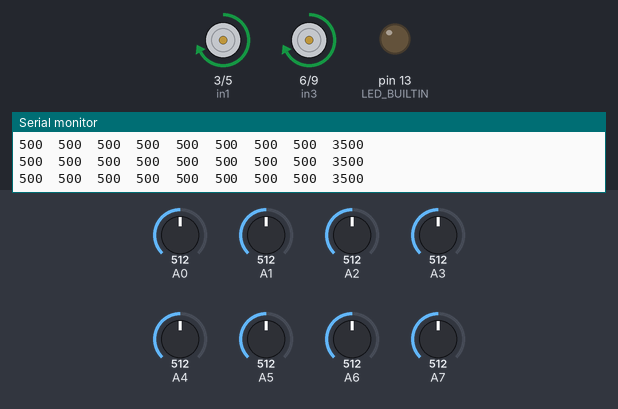
Recording of a sketch running on a simulated Arduino Nano, built with avr-gcc and run on an emulated ATmega328P. On the bench: motor-driver pin pairs drawn as motors (green arrow = first pin HIGH = forward, orange = second pin HIGH = backward, longer = more drive), output pins drawn as LEDs (lit = HIGH), the last lines printed to the serial monitor. The test bench sets the inputs (shaded band); at power-on: A0 = 512, A1 = 512, A4 = 512, A5 = 512, A3 = 512, A2 = 512, A6 = 512, A7 = 512.

Above: at 12.2 s.
12.3 s: A0 set to 390
At 12.7 s:
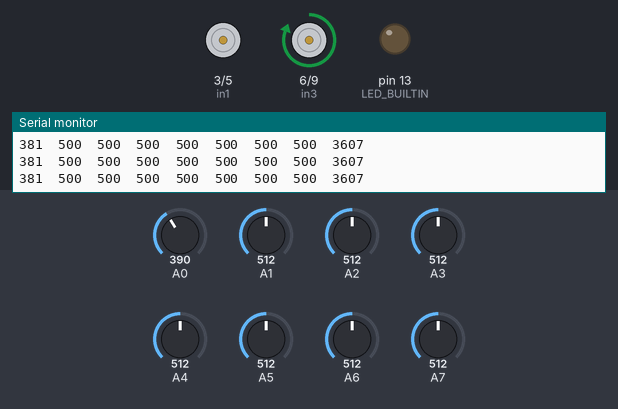
13.8 s: A1 set to 636
16.8 s: A1 set to 653
At 17.6 s:
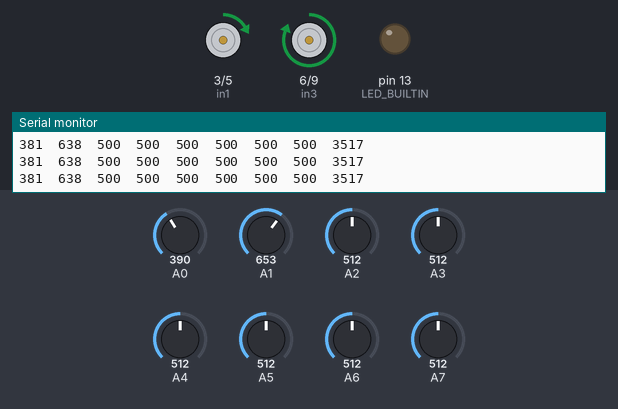
18.3 s: A4 set to 390
At 18.7 s:
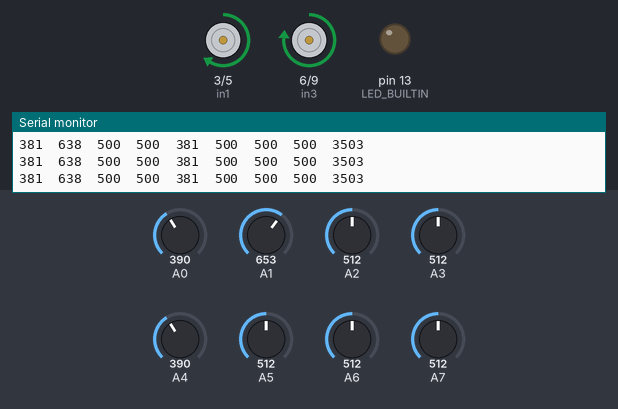
19.8 s: A5 set to 390
At 21.0 s:
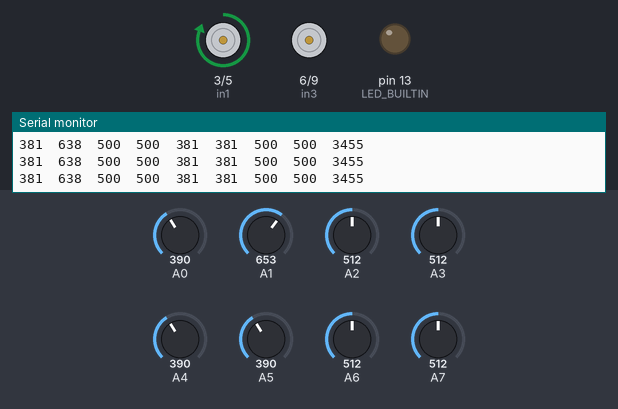
21.3 s: A3 set to 307
22.8 s: A3 set to 286
At 23.6 s:
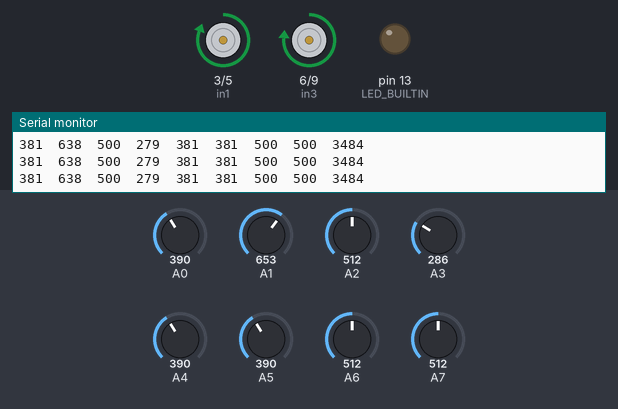
Timing chart, 0 to 25.3 s (numbered marks = the images above; inputs shaded):
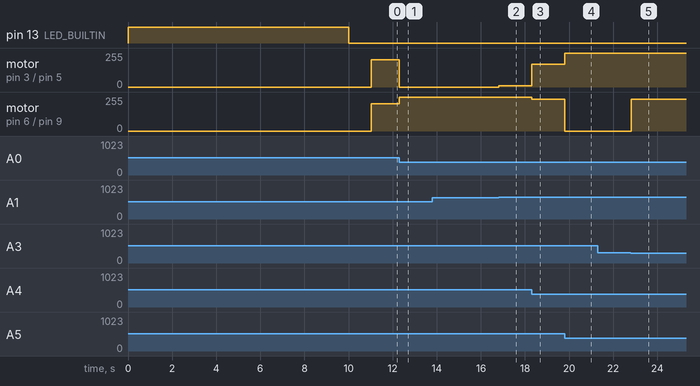

Measured:
- the behaviour switches between 296 and 295 on A3 (found by bisection; images 4 and 5)
- after the input at 12.3 s, motor on pin 3 (in1) / pin 5 (in2): forward 205/255 → stopped at once; motor on pin 6 (in3) / pin 9 (in4): forward 205/255 → forward 255/255 at once
- after the input at 16.8 s, motor on pin 3 (in1) / pin 5 (in2): stopped → forward 10/255 at once
- after the input at 18.3 s, motor on pin 3 (in1) / pin 5 (in2): forward 10/255 → forward 171/255 at once; motor on pin 6 (in3) / pin 9 (in4): forward 255/255 → forward 239/255 at once
- after the input at 19.8 s, motor on pin 3 (in1) / pin 5 (in2): forward 171/255 → forward 255/255 at once; motor on pin 6 (in3) / pin 9 (in4): forward 239/255 → stopped at once
- after the input at 22.8 s, motor on pin 6 (in3) / pin 9 (in4): stopped → forward 239/255 at once

The sketch:

PID_GPT.ino
```cpp
#include <QTRSensors.h>

QTRSensors qtr;
const uint8_t SensorCount = 8;
uint16_t sensorValues[SensorCount];

float Kp = 11.5;
float Ki = 0;
float Kd = 0;

int P;
int I;
int D;
int lastError = 0;
int Last = 0;

// Set up the motor pins
const uint8_t maxspeed = 255; // Max speed for L298N
const uint8_t basespeed = 205;

int in1 = 3; // Motor A input 1
int in2 = 5; // Motor A input 2
int in3 = 6; // Motor B input 1
int in4 = 9; // Motor B input 2

void setup() {
  Serial.begin(9600);
  qtr.setTypeAnalog();
  // Set up the sensor array pins
  qtr.setSensorPins((const uint8_t[]){A0, A1, A2, A3, A4, A5, A6, A7}, SensorCount);
  qtr.setEmitterPin(2); // LEDON PIN

  pinMode(in1, OUTPUT);
  pinMode(in2, OUTPUT);
  pinMode(in3, OUTPUT);
  pinMode(in4, OUTPUT);

  pinMode(LED_BUILTIN, OUTPUT);
  digitalWrite(LED_BUILTIN, HIGH); // turn on Arduino's LED to indicate we are in calibration mode
  for (uint16_t i = 0; i < 400; i++) {
    qtr.calibrate();
  }
  digitalWrite(LED_BUILTIN, LOW);

  // Print calibration values
  for (uint8_t i = 0; i < SensorCount; i++) {
    Serial.print(qtr.calibrationOn.minimum[i]);
    Serial.print(' ');
  }
  Serial.println();

  for (uint8_t i = 0; i < SensorCount; i++) {
    Serial.print(qtr.calibrationOn.maximum[i]);
    Serial.print(' ');
  }
  Serial.println();
  Serial.println();
  delay(1000);
}

void loop() {
  uint16_t position = qtr.readLineBlack(sensorValues);
  int error = 3500 - position;

  P = error;
  I = I + error;
  D = error - lastError;
  lastError = error;

  int motorspeed = P * Kp + I * Ki + D * Kd;
  int motorspeedA = basespeed + motorspeed;
  int motorspeedB = basespeed - motorspeed;

  if (motorspeedA > maxspeed) {
    motorspeedA = maxspeed;
  }
  if (motorspeedA < 0) {
    motorspeedA = 0;
  }
  if (motorspeedB > maxspeed) {
    motorspeedB = maxspeed;
  }
  if (motorspeedB < 0) {
    motorspeedB = 0;
  }

  forward_brake(motorspeedA, motorspeedB);

  // Print sensor values and position for debugging
  for (uint8_t i = 0; i < SensorCount; i++) {
    Serial.print(sensorValues[i]);
    Serial.print('\t');
  }
  Serial.println(position);
}

void forward_brake(int speedA, int speedB) {
  if (speedA > 0) {
    analogWrite(in1, speedA);
    analogWrite(in2, 0);
  } else {
    analogWrite(in1, 0);
    analogWrite(in2, -speedA);
  }

  if (speedB > 0) {
    analogWrite(in3, speedB);
    analogWrite(in4, 0);
  } else {
    analogWrite(in3, 0);
    analogWrite(in4, -speedB);
  }
}
```
